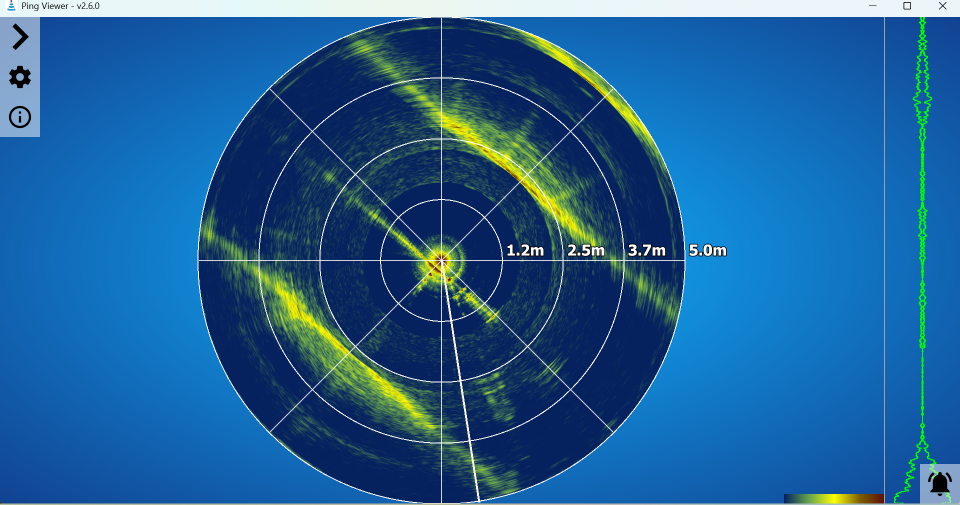
#> input picture python/120ftTTWalls.png, 1920 x 1009 px (shown at 1/2 size); its folder holds only this picture in this run
$ python -i image_filters.py   (imports and definitions only)   (older library calls are emulated)
#> lines starting #> are read from the running program, lines starting #| are printed output that depends on the picture
import cv2
import os
import argparse
import numpy as np
from skimage import filters, morphology, segmentation, measure, color


def denoise(img):
    denoised_img = cv2.fastNlMeansDenoising(scaled_image, None, 7, 9, 21)
    (ret, denoised_cutoff_image) = cv2.threshold(denoised_img, 25, 255, cv2.THRESH_TOZERO)
    return denoised_cutoff_image

def colorize(img):
    denoised_color_img = cv2.applyColorMap(img, cv2.COLORMAP_PARULA)
    return denoised_color_img

def threshold_label(img):
    thresh = filters.threshold_otsu(img)
    (ret, thresh_image)= cv2.threshold(denoised_img,thresh, 255, cv2.THRESH_BINARY)
    connected_image = morphology.closing(thresh_image)
    cleared_image = segmentation.clear_border(connected_image)
    label_image = measure.label(cleared_image,connectivity=1)
    output_image = color.label2rgb(label_image, image=scaled_image, bg_label=0)
    output_image = cv2.normalize(output_image, None, 0, 255, cv2.NORM_MINMAX, cv2.CV_8UC3)
    return output_image


# [19 lines not run here, left out]

>>> import cv2
>>> picture = cv2.imread('../120ftTTWalls.png', cv2.IMREAD_GRAYSCALE)
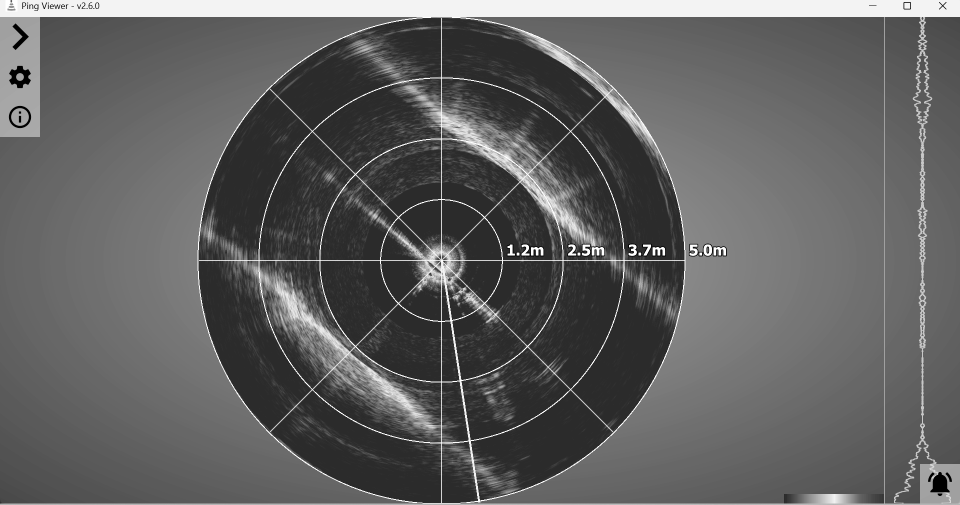
#> picture: shape (1009, 1920) (shown at 1/2 size); min 0, max 255, mean 96
>>> result = threshold_label(picture)
#> in threshold_label, `thresh = filters.threshold_otsu(img)`: thresh = 150
#> (the run stopped early here; a loop or call above may not have finished)
